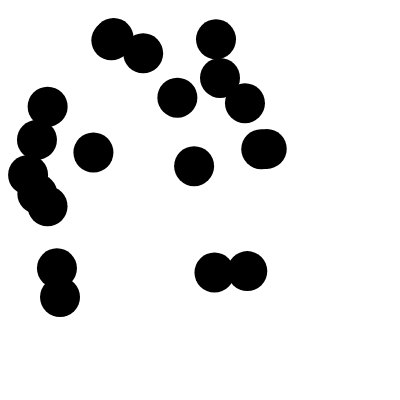
Frame 1 (no input)
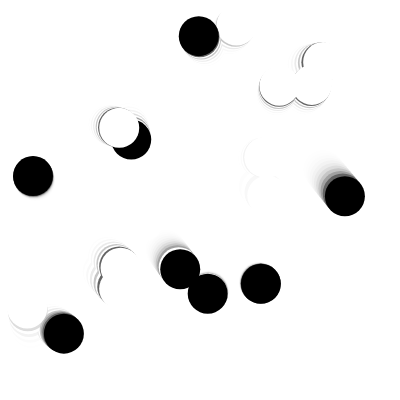
Frame 60 (no input)
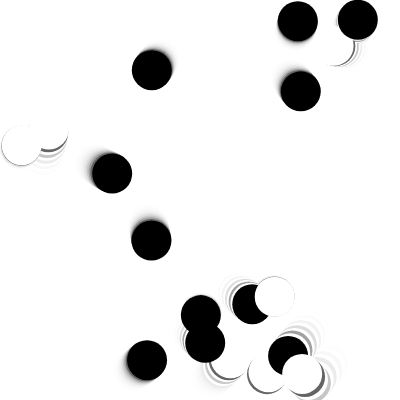
Frame 120 (the mouse pressed at the canvas centre since frame 60)

The p5.js sketch that drew these frames (run headless with seeded random() and noise() and a simulated clock; from frame 60 on, the mouse is pressed at the canvas centre):

// p5.js sketch
// ── sketch.js
Balls = [];

function setup() {
  createCanvas(400, 400);
  for (let i = 0; i < 20; i++) {
    let x = random(20, 300);
    let y = random(20, 300);
    let xs = random(-2, 3);
    let ys = random(-2, 3);
    Balls[i] = new Ball(x, y, xs, ys, 40);
    // Balls.push();
  }
}

function draw() {
  background(255, 100);

  //reference from Daniel Shiffman
  //https://editor.p5js.org/codingtrain/sketches/7SjPmXN2
  for (let b of Balls) {
    b.display();
    b.bounce();

    let overlapping = false;
    for (let other of Balls) {
      if (b !== other && b.contains(other)) {
        overlapping = true;
      }
    }
    if (overlapping) {
      b.toggleColor();
    }
    // let cirWasOverlapping = false;
    // cirWasOverlapping = overlapping;
    // if (overlapping) {
    //   if (!cirWasOverlapping) {
    //     b.changeColor(255) = !b.changeColor(255);
    //   }
    // }
  }
}

class Ball {
  constructor(x, y, xs, ys, d) {
    this.d = d;
    this.x = x;
    this.y = y;
    this.xs = xs;
    this.ys = ys;
    this.brightness = 0;
  }

  contains(other) {
    let dis = dist(this.x, this.y, other.x, other.y);
    if (dis < this.d / 2 + other.d / 2) {
      return true;
    } else {
      return false;
    }
  }

  bounce() {
    this.x += this.xs;
    this.y += this.ys;
    if (this.x > width - this.d / 2 || this.x < this.d / 2) {
      this.xs = this.xs * -1;
    }
    if (this.y > height - this.d / 2 || this.y < this.d / 2) {
      this.ys = this.ys * -1;
    }
  }

  display() {
    fill(this.brightness);
    noStroke();
    ellipse(this.x, this.y, this.d, this.d);
  }

  changeColor(bright) {
    this.brightness = bright;
  }

  toggleColor() {
    if (this.brightness == 255) {
      this.brightness = 0;
    } else {
      this.brightness = 255;
    }
  }
}
